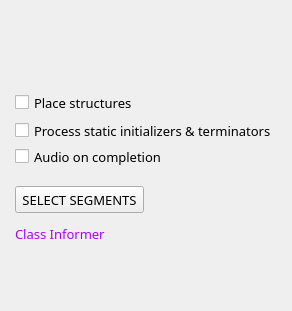
<?xml version="1.0" encoding="UTF-8"?>
<ui version="4.0">
 <class>MainCIDialog</class>
 <widget class="QDialog" name="MainCIDialog">
  <property name="geometry">
   <rect>
    <x>0</x>
    <y>0</y>
    <width>292</width>
    <height>311</height>
   </rect>
  </property>
  <property name="sizePolicy">
   <sizepolicy hsizetype="Fixed" vsizetype="Fixed">
    <horstretch>0</horstretch>
    <verstretch>0</verstretch>
   </sizepolicy>
  </property>
  <property name="minimumSize">
   <size>
    <width>292</width>
    <height>311</height>
   </size>
  </property>
  <property name="maximumSize">
   <size>
    <width>292</width>
    <height>311</height>
   </size>
  </property>
  <property name="windowTitle">
   <string notr="true">Class Informer</string>
  </property>
  <property name="windowIcon">
   <iconset resource="ClassInformerRes.qrc">
    <normaloff>:/res/icon.png</normaloff>:/res/icon.png</iconset>
  </property>
  <property name="toolTip">
   <string notr="true"/>
  </property>
  <property name="modal">
   <bool>true</bool>
  </property>
  <widget class="QDialogButtonBox" name="buttonBox">
   <property name="geometry">
    <rect>
     <x>120</x>
     <y>272</y>
     <width>156</width>
     <height>24</height>
    </rect>
   </property>
   <property name="orientation">
    <enum>Qt::Horizontal</enum>
   </property>
   <property name="standardButtons">
    <set>QDialogButtonBox::NoButton</set>
   </property>
   <property name="centerButtons">
    <bool>false</bool>
   </property>
  </widget>
  <widget class="QCheckBox" name="checkBox1">
   <property name="geometry">
    <rect>
     <x>15</x>
     <y>94</y>
     <width>121</width>
     <height>17</height>
    </rect>
   </property>
   <property name="font">
    <font>
     <family>Noto Sans</family>
     <pointsize>10</pointsize>
    </font>
   </property>
   <property name="toolTip">
    <string notr="true"/>
   </property>
   <property name="text">
    <string>Place structures</string>
   </property>
  </widget>
  <widget class="QCheckBox" name="checkBox2">
   <property name="geometry">
    <rect>
     <x>15</x>
     <y>122</y>
     <width>256</width>
     <height>17</height>
    </rect>
   </property>
   <property name="font">
    <font>
     <family>Noto Sans</family>
     <pointsize>10</pointsize>
    </font>
   </property>
   <property name="toolTip">
    <string notr="true"/>
   </property>
   <property name="text">
    <string>Process static initializers &amp;&amp; terminators</string>
   </property>
  </widget>
  <widget class="QCheckBox" name="checkBox3">
   <property name="geometry">
    <rect>
     <x>15</x>
     <y>148</y>
     <width>151</width>
     <height>17</height>
    </rect>
   </property>
   <property name="font">
    <font>
     <family>Noto Sans</family>
     <pointsize>10</pointsize>
    </font>
   </property>
   <property name="toolTip">
    <string notr="true"/>
   </property>
   <property name="text">
    <string>Audio on completion</string>
   </property>
  </widget>
  <widget class="QLabel" name="linkLabel">
   <property name="geometry">
    <rect>
     <x>15</x>
     <y>225</y>
     <width>141</width>
     <height>16</height>
    </rect>
   </property>
   <property name="font">
    <font>
     <family>Noto Sans</family>
     <pointsize>10</pointsize>
    </font>
   </property>
   <property name="frameShadow">
    <enum>QFrame::Sunken</enum>
   </property>
   <property name="text">
    <string>&lt;a href=&quot;https://github.com/kweatherman/IDA_ClassInformer_PlugIn&quot; style=&quot;color:#AA00FF;&quot;&gt;Class Informer&lt;/a&gt;</string>
   </property>
   <property name="textFormat">
    <enum>Qt::AutoText</enum>
   </property>
   <property name="openExternalLinks">
    <bool>true</bool>
   </property>
  </widget>
  <widget class="QLabel" name="image">
   <property name="geometry">
    <rect>
     <x>0</x>
     <y>0</y>
     <width>292</width>
     <height>74</height>
    </rect>
   </property>
   <property name="toolTip">
    <string notr="true"/>
   </property>
   <property name="text">
    <string/>
   </property>
   <property name="textFormat">
    <enum>Qt::PlainText</enum>
   </property>
   <property name="textInteractionFlags">
    <set>Qt::NoTextInteraction</set>
   </property>
  </widget>
  <widget class="QPushButton" name="pushButton1">
   <property name="geometry">
    <rect>
     <x>15</x>
     <y>186</y>
     <width>129</width>
     <height>27</height>
    </rect>
   </property>
   <property name="font">
    <font>
     <family>Noto Sans</family>
     <pointsize>10</pointsize>
    </font>
   </property>
   <property name="toolTip">
    <string notr="true">&lt;html&gt;&lt;head/&gt;&lt;body&gt;&lt;p&gt;Optionally select wich segments to scan for strings.&lt;/p&gt;&lt;/body&gt;&lt;/html&gt;</string>
   </property>
   <property name="text">
    <string notr="true">SELECT SEGMENTS</string>
   </property>
   <property name="autoDefault">
    <bool>false</bool>
   </property>
  </widget>
 </widget>
 <resources>
  <include location="ClassInformerRes.qrc"/>
  <include location="ClassInformerRes.qrc"/>
 </resources>
 <connections>
  <connection>
   <sender>buttonBox</sender>
   <signal>accepted()</signal>
   <receiver>MainCIDialog</receiver>
   <slot>accept()</slot>
   <hints>
    <hint type="sourcelabel">
     <x>248</x>
     <y>254</y>
    </hint>
    <hint type="destinationlabel">
     <x>157</x>
     <y>274</y>
    </hint>
   </hints>
  </connection>
  <connection>
   <sender>buttonBox</sender>
   <signal>rejected()</signal>
   <receiver>MainCIDialog</receiver>
   <slot>reject()</slot>
   <hints>
    <hint type="sourcelabel">
     <x>316</x>
     <y>260</y>
    </hint>
    <hint type="destinationlabel">
     <x>286</x>
     <y>274</y>
    </hint>
   </hints>
  </connection>
  <connection>
   <sender>pushButton1</sender>
   <signal>pressed()</signal>
   <receiver>MainCIDialog</receiver>
   <slot>segmentSelect()</slot>
   <hints>
    <hint type="sourcelabel">
     <x>79</x>
     <y>228</y>
    </hint>
    <hint type="destinationlabel">
     <x>145</x>
     <y>169</y>
    </hint>
   </hints>
  </connection>
 </connections>
 <slots>
  <slot>segmentSelect()</slot>
 </slots>
</ui>
